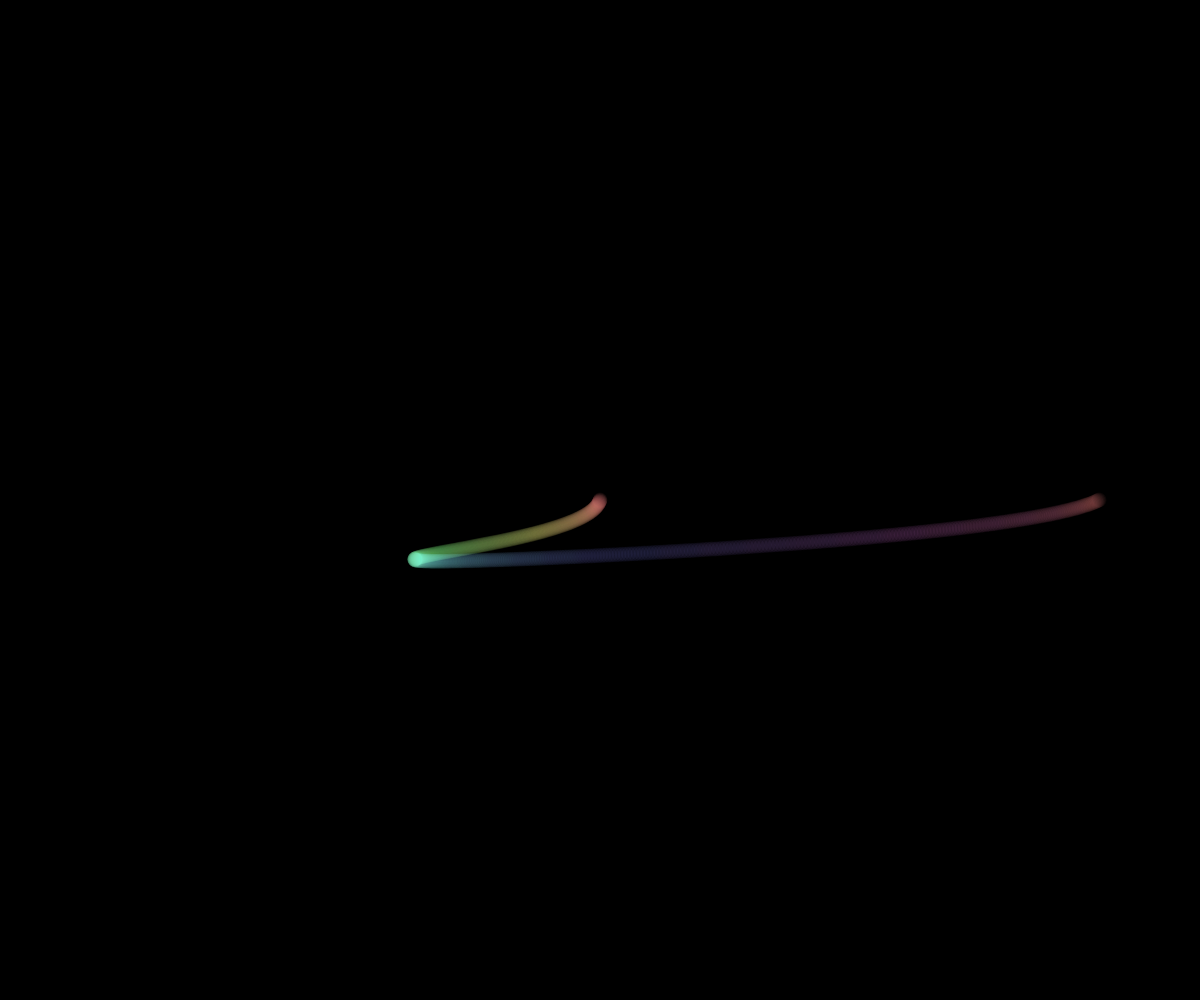
Frame 1 (no input)
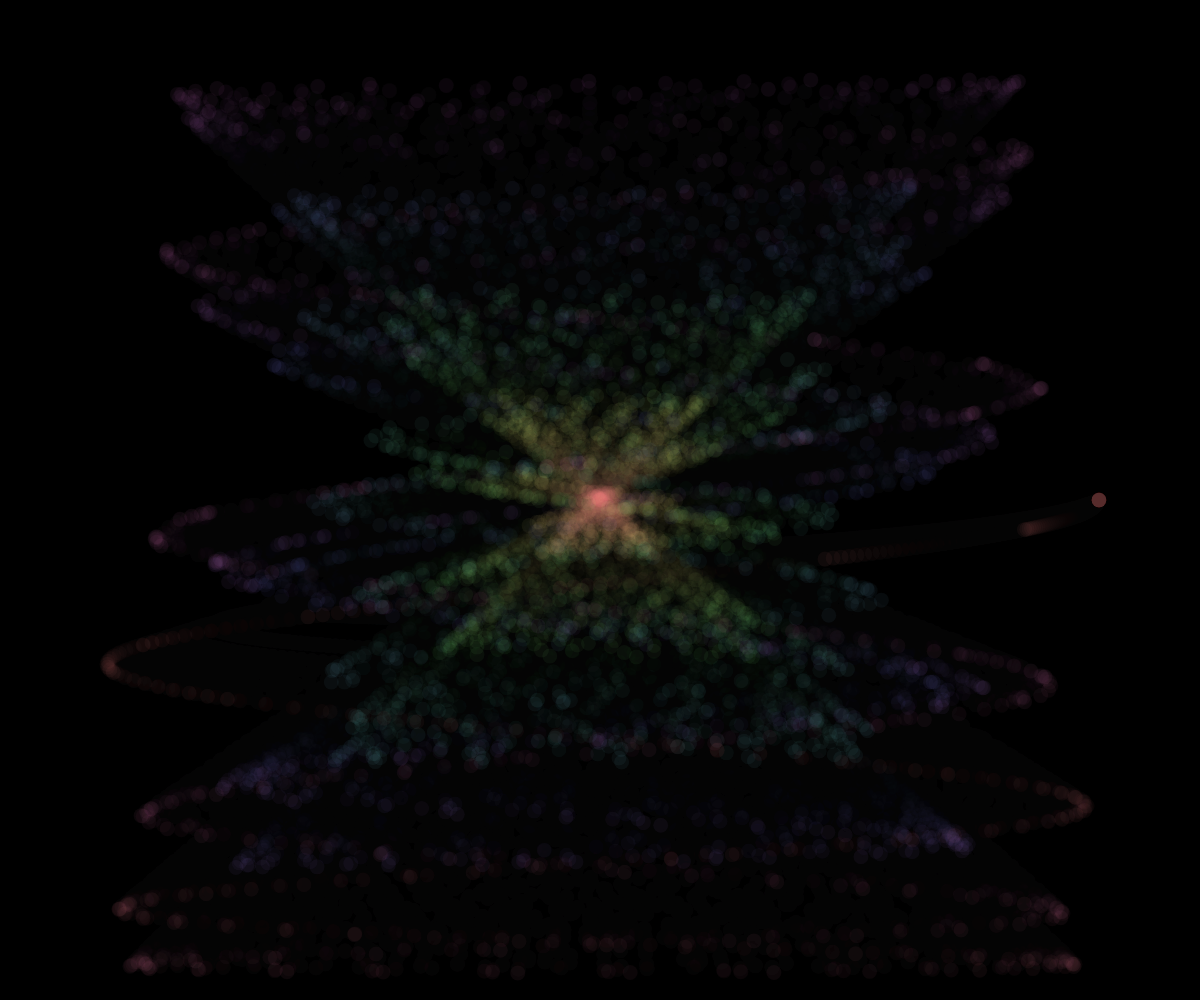
Frame 60 (no input)
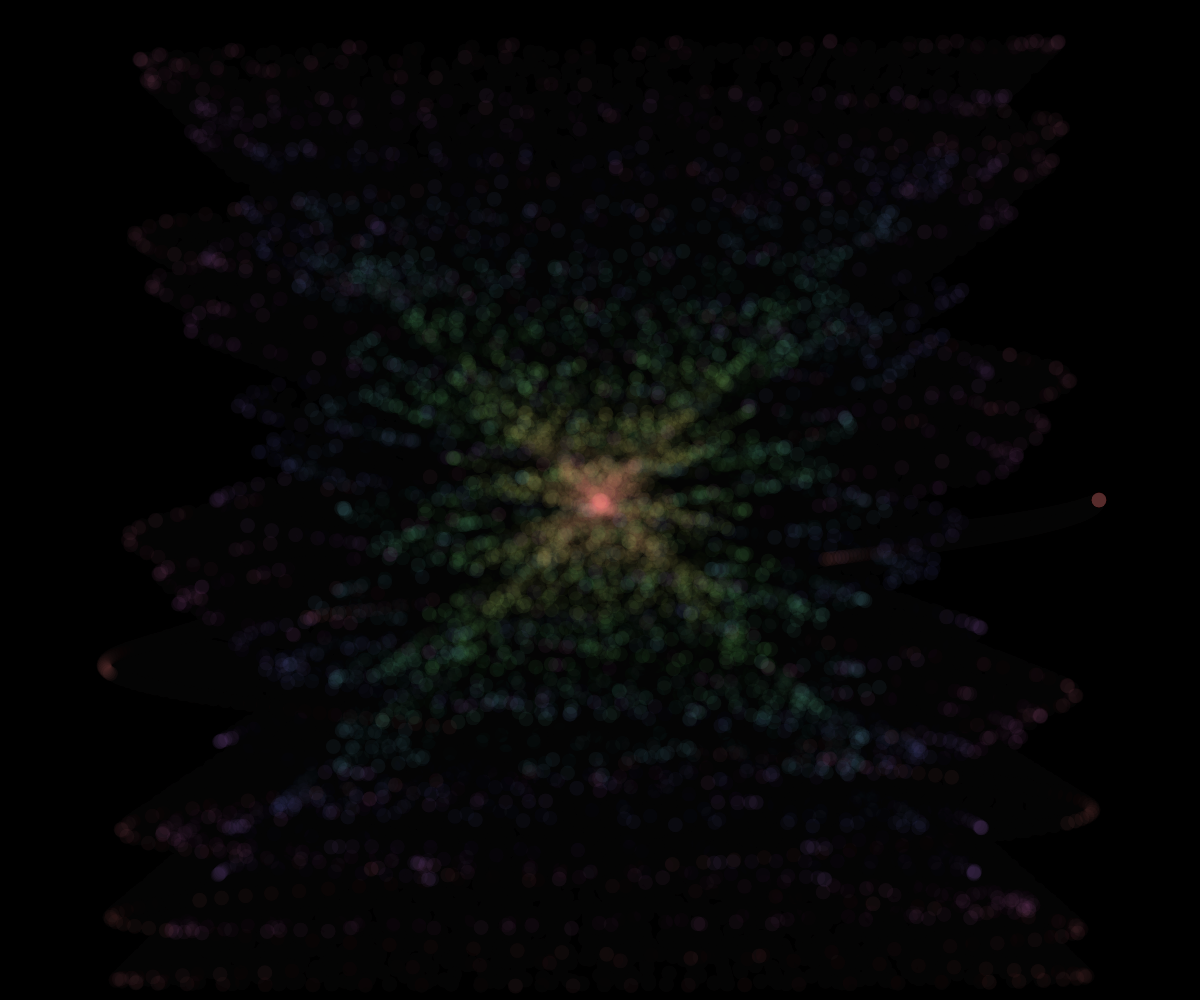
Frame 120 (the mouse pressed at the canvas centre since frame 60)

The p5.js sketch that drew these frames (run headless with seeded random() and noise() and a simulated clock; from frame 60 on, the mouse is pressed at the canvas centre):

// p5.js sketch
// ── sketch.js
var particles;
function setup() {
  var cnv = createCanvas(windowWidth, windowHeight);
  cnv.id("cool_canvas");
  colorMode(HSB,360,100,100);
  background(0,0,0);
  strokeWeight(15);
  particles = min(width, height) / 2;
}
function draw(){
  translate(width/2, height/2);
  
  // FADE
  fill(0,0.1);
  noStroke();
  rect(-width/2, -height/2, width, height);
  noFill();
  
  for(var i=0; i<particles ; i++){
    stroke(360*i/particles, 50, 100, 0.05);
    point(
      i*cos((particles-i-1)*frameCount/109.0),
      i*sin((particles-i-1)*frameCount/1007.0)
    );
  }
} 
